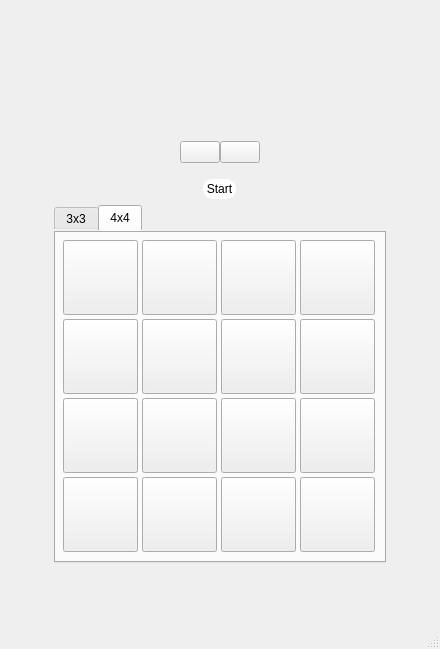
<?xml version="1.0" encoding="UTF-8"?>
<ui version="4.0">
 <class>MainWindow</class>
 <widget class="QMainWindow" name="MainWindow">
  <property name="enabled">
   <bool>true</bool>
  </property>
  <property name="geometry">
   <rect>
    <x>0</x>
    <y>0</y>
    <width>440</width>
    <height>649</height>
   </rect>
  </property>
  <property name="windowTitle">
   <string>MainWindow</string>
  </property>
  <property name="windowIcon">
   <iconset resource="res.qrc">
    <normaloff>:/res/stocks/LOGO.png</normaloff>:/res/stocks/LOGO.png</iconset>
  </property>
  <property name="styleSheet">
   <string notr="true"/>
  </property>
  <property name="toolButtonStyle">
   <enum>Qt::ToolButtonIconOnly</enum>
  </property>
  <property name="animated">
   <bool>true</bool>
  </property>
  <property name="documentMode">
   <bool>false</bool>
  </property>
  <property name="dockNestingEnabled">
   <bool>false</bool>
  </property>
  <property name="unifiedTitleAndToolBarOnMac">
   <bool>false</bool>
  </property>
  <widget class="QWidget" name="centralwidget">
   <layout class="QVBoxLayout" name="verticalLayout_2">
    <item>
     <widget class="QWidget" name="widget" native="true">
      <layout class="QVBoxLayout" name="verticalLayout">
       <item>
        <layout class="QVBoxLayout" name="verticalLayout_5">
         <item>
          <spacer name="verticalSpacer_5">
           <property name="orientation">
            <enum>Qt::Vertical</enum>
           </property>
           <property name="sizeType">
            <enum>QSizePolicy::Expanding</enum>
           </property>
           <property name="sizeHint" stdset="0">
            <size>
             <width>20</width>
             <height>40</height>
            </size>
           </property>
          </spacer>
         </item>
         <item alignment="Qt::AlignHCenter">
          <widget class="QLabel" name="titleLbl">
           <property name="sizePolicy">
            <sizepolicy hsizetype="Maximum" vsizetype="Maximum">
             <horstretch>0</horstretch>
             <verstretch>0</verstretch>
            </sizepolicy>
           </property>
           <property name="maximumSize">
            <size>
             <width>141</width>
             <height>30</height>
            </size>
           </property>
           <property name="font">
            <font>
             <pointsize>28</pointsize>
            </font>
           </property>
           <property name="autoFillBackground">
            <bool>true</bool>
           </property>
           <property name="text">
            <string/>
           </property>
           <property name="textFormat">
            <enum>Qt::AutoText</enum>
           </property>
           <property name="pixmap">
            <pixmap resource="res.qrc">:/res/stocks/title.png</pixmap>
           </property>
           <property name="scaledContents">
            <bool>true</bool>
           </property>
           <property name="wordWrap">
            <bool>false</bool>
           </property>
           <property name="textInteractionFlags">
            <set>Qt::LinksAccessibleByMouse</set>
           </property>
          </widget>
         </item>
         <item>
          <spacer name="verticalSpacer">
           <property name="orientation">
            <enum>Qt::Vertical</enum>
           </property>
           <property name="sizeType">
            <enum>QSizePolicy::Maximum</enum>
           </property>
           <property name="sizeHint" stdset="0">
            <size>
             <width>20</width>
             <height>40</height>
            </size>
           </property>
          </spacer>
         </item>
         <item>
          <layout class="QHBoxLayout" name="horizontalLayout_3">
           <property name="spacing">
            <number>0</number>
           </property>
           <property name="sizeConstraint">
            <enum>QLayout::SetFixedSize</enum>
           </property>
           <item>
            <spacer name="horizontalSpacer">
             <property name="orientation">
              <enum>Qt::Horizontal</enum>
             </property>
             <property name="sizeHint" stdset="0">
              <size>
               <width>40</width>
               <height>20</height>
              </size>
             </property>
            </spacer>
           </item>
           <item>
            <widget class="QLabel" name="XLbl">
             <property name="sizePolicy">
              <sizepolicy hsizetype="Maximum" vsizetype="Maximum">
               <horstretch>0</horstretch>
               <verstretch>0</verstretch>
              </sizepolicy>
             </property>
             <property name="maximumSize">
              <size>
               <width>25</width>
               <height>25</height>
              </size>
             </property>
             <property name="text">
              <string/>
             </property>
             <property name="pixmap">
              <pixmap resource="res.qrc">:/res/stocks/X_small.png</pixmap>
             </property>
             <property name="scaledContents">
              <bool>true</bool>
             </property>
            </widget>
           </item>
           <item>
            <spacer name="horizontalSpacer_6">
             <property name="orientation">
              <enum>Qt::Horizontal</enum>
             </property>
             <property name="sizeType">
              <enum>QSizePolicy::Maximum</enum>
             </property>
             <property name="sizeHint" stdset="0">
              <size>
               <width>5</width>
               <height>12</height>
              </size>
             </property>
            </spacer>
           </item>
           <item>
            <widget class="QPushButton" name="XButton">
             <property name="text">
              <string/>
             </property>
             <property name="autoDefault">
              <bool>true</bool>
             </property>
            </widget>
           </item>
           <item>
            <widget class="QPushButton" name="OButton">
             <property name="sizePolicy">
              <sizepolicy hsizetype="Minimum" vsizetype="Maximum">
               <horstretch>0</horstretch>
               <verstretch>0</verstretch>
              </sizepolicy>
             </property>
             <property name="text">
              <string/>
             </property>
             <property name="autoDefault">
              <bool>true</bool>
             </property>
             <property name="flat">
              <bool>false</bool>
             </property>
            </widget>
           </item>
           <item>
            <spacer name="horizontalSpacer_5">
             <property name="orientation">
              <enum>Qt::Horizontal</enum>
             </property>
             <property name="sizeType">
              <enum>QSizePolicy::Maximum</enum>
             </property>
             <property name="sizeHint" stdset="0">
              <size>
               <width>5</width>
               <height>12</height>
              </size>
             </property>
            </spacer>
           </item>
           <item>
            <widget class="QLabel" name="OLbl">
             <property name="sizePolicy">
              <sizepolicy hsizetype="Maximum" vsizetype="Maximum">
               <horstretch>0</horstretch>
               <verstretch>0</verstretch>
              </sizepolicy>
             </property>
             <property name="maximumSize">
              <size>
               <width>25</width>
               <height>25</height>
              </size>
             </property>
             <property name="text">
              <string/>
             </property>
             <property name="pixmap">
              <pixmap resource="res.qrc">:/res/stocks/О_small.png</pixmap>
             </property>
             <property name="scaledContents">
              <bool>true</bool>
             </property>
            </widget>
           </item>
           <item>
            <spacer name="horizontalSpacer_2">
             <property name="orientation">
              <enum>Qt::Horizontal</enum>
             </property>
             <property name="sizeHint" stdset="0">
              <size>
               <width>40</width>
               <height>20</height>
              </size>
             </property>
            </spacer>
           </item>
          </layout>
         </item>
         <item>
          <spacer name="verticalSpacer_3">
           <property name="orientation">
            <enum>Qt::Vertical</enum>
           </property>
           <property name="sizeType">
            <enum>QSizePolicy::Fixed</enum>
           </property>
           <property name="sizeHint" stdset="0">
            <size>
             <width>20</width>
             <height>10</height>
            </size>
           </property>
          </spacer>
         </item>
         <item alignment="Qt::AlignHCenter">
          <widget class="QPushButton" name="startBtn">
           <property name="sizePolicy">
            <sizepolicy hsizetype="Fixed" vsizetype="Fixed">
             <horstretch>0</horstretch>
             <verstretch>0</verstretch>
            </sizepolicy>
           </property>
           <property name="maximumSize">
            <size>
             <width>100</width>
             <height>22</height>
            </size>
           </property>
           <property name="styleSheet">
            <string notr="true">QPushButton {
    background-color: white;
    border-style: outset;
    border-width: 0px;
    border-radius: 10px;
    border-color: beige;
    min-width: 4.5em;
    padding: 3px;
	font-family:  'Myriad Pro';
	font-size: 16;
}

QPushButton:pressed {
    background-color: rgb(176, 176, 176);
    border-style: inset;
}

QPushButton:hover:!pressed {
    background-color: rgb(209, 209, 209);
    border-style: inset;
}

</string>
           </property>
           <property name="text">
            <string>Start</string>
           </property>
           <property name="iconSize">
            <size>
             <width>100</width>
             <height>40</height>
            </size>
           </property>
           <property name="checkable">
            <bool>true</bool>
           </property>
           <property name="autoRepeat">
            <bool>false</bool>
           </property>
           <property name="autoDefault">
            <bool>true</bool>
           </property>
           <property name="default">
            <bool>false</bool>
           </property>
           <property name="flat">
            <bool>false</bool>
           </property>
          </widget>
         </item>
         <item>
          <layout class="QVBoxLayout" name="verticalLayout_3">
           <item alignment="Qt::AlignHCenter">
            <widget class="QTabWidget" name="tabWidget">
             <property name="sizePolicy">
              <sizepolicy hsizetype="Fixed" vsizetype="Fixed">
               <horstretch>0</horstretch>
               <verstretch>0</verstretch>
              </sizepolicy>
             </property>
             <property name="styleSheet">
              <string notr="true">QTabWidget {
	border-style: none;
	font-family:  'Myriad Pro';
	font-size: 16;

}</string>
             </property>
             <property name="currentIndex">
              <number>1</number>
             </property>
             <property name="usesScrollButtons">
              <bool>false</bool>
             </property>
             <widget class="QWidget" name="Game">
              <property name="maximumSize">
               <size>
                <width>500</width>
                <height>350</height>
               </size>
              </property>
              <attribute name="title">
               <string>3x3</string>
              </attribute>
              <layout class="QGridLayout" name="gridLayout">
               <property name="sizeConstraint">
                <enum>QLayout::SetDefaultConstraint</enum>
               </property>
               <property name="spacing">
                <number>5</number>
               </property>
               <item row="0" column="0">
                <widget class="QPushButton" name="field_0_0">
                 <property name="enabled">
                  <bool>true</bool>
                 </property>
                 <property name="sizePolicy">
                  <sizepolicy hsizetype="Fixed" vsizetype="Fixed">
                   <horstretch>0</horstretch>
                   <verstretch>0</verstretch>
                  </sizepolicy>
                 </property>
                 <property name="minimumSize">
                  <size>
                   <width>100</width>
                   <height>100</height>
                  </size>
                 </property>
                 <property name="autoFillBackground">
                  <bool>true</bool>
                 </property>
                 <property name="text">
                  <string/>
                 </property>
                </widget>
               </item>
               <item row="1" column="1">
                <widget class="QPushButton" name="field_1_1">
                 <property name="enabled">
                  <bool>true</bool>
                 </property>
                 <property name="sizePolicy">
                  <sizepolicy hsizetype="Fixed" vsizetype="Fixed">
                   <horstretch>0</horstretch>
                   <verstretch>0</verstretch>
                  </sizepolicy>
                 </property>
                 <property name="minimumSize">
                  <size>
                   <width>100</width>
                   <height>100</height>
                  </size>
                 </property>
                 <property name="autoFillBackground">
                  <bool>true</bool>
                 </property>
                 <property name="text">
                  <string/>
                 </property>
                </widget>
               </item>
               <item row="1" column="0">
                <widget class="QPushButton" name="field_1_0">
                 <property name="enabled">
                  <bool>true</bool>
                 </property>
                 <property name="sizePolicy">
                  <sizepolicy hsizetype="Fixed" vsizetype="Fixed">
                   <horstretch>0</horstretch>
                   <verstretch>0</verstretch>
                  </sizepolicy>
                 </property>
                 <property name="minimumSize">
                  <size>
                   <width>100</width>
                   <height>100</height>
                  </size>
                 </property>
                 <property name="autoFillBackground">
                  <bool>true</bool>
                 </property>
                 <property name="text">
                  <string/>
                 </property>
                </widget>
               </item>
               <item row="2" column="1">
                <widget class="QPushButton" name="field_2_1">
                 <property name="enabled">
                  <bool>true</bool>
                 </property>
                 <property name="sizePolicy">
                  <sizepolicy hsizetype="Fixed" vsizetype="Fixed">
                   <horstretch>0</horstretch>
                   <verstretch>0</verstretch>
                  </sizepolicy>
                 </property>
                 <property name="minimumSize">
                  <size>
                   <width>100</width>
                   <height>100</height>
                  </size>
                 </property>
                 <property name="autoFillBackground">
                  <bool>true</bool>
                 </property>
                 <property name="text">
                  <string/>
                 </property>
                </widget>
               </item>
               <item row="2" column="0">
                <widget class="QPushButton" name="field_2_0">
                 <property name="enabled">
                  <bool>true</bool>
                 </property>
                 <property name="sizePolicy">
                  <sizepolicy hsizetype="Fixed" vsizetype="Fixed">
                   <horstretch>0</horstretch>
                   <verstretch>0</verstretch>
                  </sizepolicy>
                 </property>
                 <property name="minimumSize">
                  <size>
                   <width>100</width>
                   <height>100</height>
                  </size>
                 </property>
                 <property name="autoFillBackground">
                  <bool>true</bool>
                 </property>
                 <property name="text">
                  <string/>
                 </property>
                </widget>
               </item>
               <item row="1" column="2">
                <widget class="QPushButton" name="field_1_2">
                 <property name="enabled">
                  <bool>true</bool>
                 </property>
                 <property name="sizePolicy">
                  <sizepolicy hsizetype="Fixed" vsizetype="Fixed">
                   <horstretch>0</horstretch>
                   <verstretch>0</verstretch>
                  </sizepolicy>
                 </property>
                 <property name="minimumSize">
                  <size>
                   <width>100</width>
                   <height>100</height>
                  </size>
                 </property>
                 <property name="autoFillBackground">
                  <bool>true</bool>
                 </property>
                 <property name="text">
                  <string/>
                 </property>
                </widget>
               </item>
               <item row="2" column="2">
                <widget class="QPushButton" name="field_2_2">
                 <property name="enabled">
                  <bool>true</bool>
                 </property>
                 <property name="sizePolicy">
                  <sizepolicy hsizetype="Fixed" vsizetype="Fixed">
                   <horstretch>0</horstretch>
                   <verstretch>0</verstretch>
                  </sizepolicy>
                 </property>
                 <property name="minimumSize">
                  <size>
                   <width>100</width>
                   <height>100</height>
                  </size>
                 </property>
                 <property name="autoFillBackground">
                  <bool>true</bool>
                 </property>
                 <property name="text">
                  <string/>
                 </property>
                </widget>
               </item>
               <item row="0" column="1">
                <widget class="QPushButton" name="field_0_1">
                 <property name="enabled">
                  <bool>true</bool>
                 </property>
                 <property name="sizePolicy">
                  <sizepolicy hsizetype="Fixed" vsizetype="Fixed">
                   <horstretch>0</horstretch>
                   <verstretch>0</verstretch>
                  </sizepolicy>
                 </property>
                 <property name="minimumSize">
                  <size>
                   <width>100</width>
                   <height>100</height>
                  </size>
                 </property>
                 <property name="autoFillBackground">
                  <bool>true</bool>
                 </property>
                 <property name="text">
                  <string/>
                 </property>
                </widget>
               </item>
               <item row="0" column="2">
                <widget class="QPushButton" name="field_0_2">
                 <property name="enabled">
                  <bool>true</bool>
                 </property>
                 <property name="sizePolicy">
                  <sizepolicy hsizetype="Fixed" vsizetype="Fixed">
                   <horstretch>0</horstretch>
                   <verstretch>0</verstretch>
                  </sizepolicy>
                 </property>
                 <property name="minimumSize">
                  <size>
                   <width>100</width>
                   <height>100</height>
                  </size>
                 </property>
                 <property name="autoFillBackground">
                  <bool>true</bool>
                 </property>
                 <property name="text">
                  <string/>
                 </property>
                </widget>
               </item>
              </layout>
             </widget>
             <widget class="QWidget" name="About">
              <attribute name="title">
               <string>4x4</string>
              </attribute>
              <layout class="QGridLayout" name="gridLayout_2">
               <property name="leftMargin">
                <number>7</number>
               </property>
               <property name="topMargin">
                <number>7</number>
               </property>
               <property name="rightMargin">
                <number>7</number>
               </property>
               <property name="bottomMargin">
                <number>7</number>
               </property>
               <property name="spacing">
                <number>2</number>
               </property>
               <item row="2" column="0">
                <widget class="QPushButton" name="field_4x4_2_0">
                 <property name="enabled">
                  <bool>true</bool>
                 </property>
                 <property name="sizePolicy">
                  <sizepolicy hsizetype="Fixed" vsizetype="Fixed">
                   <horstretch>0</horstretch>
                   <verstretch>0</verstretch>
                  </sizepolicy>
                 </property>
                 <property name="minimumSize">
                  <size>
                   <width>75</width>
                   <height>75</height>
                  </size>
                 </property>
                 <property name="autoFillBackground">
                  <bool>true</bool>
                 </property>
                 <property name="text">
                  <string/>
                 </property>
                </widget>
               </item>
               <item row="1" column="1">
                <widget class="QPushButton" name="field_4x4_1_1">
                 <property name="enabled">
                  <bool>true</bool>
                 </property>
                 <property name="sizePolicy">
                  <sizepolicy hsizetype="Fixed" vsizetype="Fixed">
                   <horstretch>0</horstretch>
                   <verstretch>0</verstretch>
                  </sizepolicy>
                 </property>
                 <property name="minimumSize">
                  <size>
                   <width>75</width>
                   <height>75</height>
                  </size>
                 </property>
                 <property name="autoFillBackground">
                  <bool>true</bool>
                 </property>
                 <property name="text">
                  <string/>
                 </property>
                </widget>
               </item>
               <item row="2" column="3">
                <widget class="QPushButton" name="field_4x4_2_3">
                 <property name="enabled">
                  <bool>true</bool>
                 </property>
                 <property name="sizePolicy">
                  <sizepolicy hsizetype="Fixed" vsizetype="Fixed">
                   <horstretch>0</horstretch>
                   <verstretch>0</verstretch>
                  </sizepolicy>
                 </property>
                 <property name="minimumSize">
                  <size>
                   <width>75</width>
                   <height>75</height>
                  </size>
                 </property>
                 <property name="autoFillBackground">
                  <bool>true</bool>
                 </property>
                 <property name="text">
                  <string/>
                 </property>
                </widget>
               </item>
               <item row="2" column="2">
                <widget class="QPushButton" name="field_4x4_2_2">
                 <property name="enabled">
                  <bool>true</bool>
                 </property>
                 <property name="sizePolicy">
                  <sizepolicy hsizetype="Fixed" vsizetype="Fixed">
                   <horstretch>0</horstretch>
                   <verstretch>0</verstretch>
                  </sizepolicy>
                 </property>
                 <property name="minimumSize">
                  <size>
                   <width>75</width>
                   <height>75</height>
                  </size>
                 </property>
                 <property name="autoFillBackground">
                  <bool>true</bool>
                 </property>
                 <property name="text">
                  <string/>
                 </property>
                </widget>
               </item>
               <item row="0" column="1">
                <widget class="QPushButton" name="field_4x4_0_1">
                 <property name="enabled">
                  <bool>true</bool>
                 </property>
                 <property name="sizePolicy">
                  <sizepolicy hsizetype="Fixed" vsizetype="Fixed">
                   <horstretch>0</horstretch>
                   <verstretch>0</verstretch>
                  </sizepolicy>
                 </property>
                 <property name="minimumSize">
                  <size>
                   <width>75</width>
                   <height>75</height>
                  </size>
                 </property>
                 <property name="autoFillBackground">
                  <bool>true</bool>
                 </property>
                 <property name="text">
                  <string/>
                 </property>
                </widget>
               </item>
               <item row="2" column="1">
                <widget class="QPushButton" name="field_4x4_2_1">
                 <property name="enabled">
                  <bool>true</bool>
                 </property>
                 <property name="sizePolicy">
                  <sizepolicy hsizetype="Fixed" vsizetype="Fixed">
                   <horstretch>0</horstretch>
                   <verstretch>0</verstretch>
                  </sizepolicy>
                 </property>
                 <property name="minimumSize">
                  <size>
                   <width>75</width>
                   <height>75</height>
                  </size>
                 </property>
                 <property name="autoFillBackground">
                  <bool>true</bool>
                 </property>
                 <property name="text">
                  <string/>
                 </property>
                </widget>
               </item>
               <item row="0" column="0">
                <widget class="QPushButton" name="field_4x4_0_0">
                 <property name="enabled">
                  <bool>true</bool>
                 </property>
                 <property name="sizePolicy">
                  <sizepolicy hsizetype="Fixed" vsizetype="Fixed">
                   <horstretch>0</horstretch>
                   <verstretch>0</verstretch>
                  </sizepolicy>
                 </property>
                 <property name="minimumSize">
                  <size>
                   <width>75</width>
                   <height>75</height>
                  </size>
                 </property>
                 <property name="autoFillBackground">
                  <bool>true</bool>
                 </property>
                 <property name="text">
                  <string/>
                 </property>
                </widget>
               </item>
               <item row="1" column="2">
                <widget class="QPushButton" name="field_4x4_1_2">
                 <property name="enabled">
                  <bool>true</bool>
                 </property>
                 <property name="sizePolicy">
                  <sizepolicy hsizetype="Fixed" vsizetype="Fixed">
                   <horstretch>0</horstretch>
                   <verstretch>0</verstretch>
                  </sizepolicy>
                 </property>
                 <property name="minimumSize">
                  <size>
                   <width>75</width>
                   <height>75</height>
                  </size>
                 </property>
                 <property name="autoFillBackground">
                  <bool>true</bool>
                 </property>
                 <property name="text">
                  <string/>
                 </property>
                </widget>
               </item>
               <item row="0" column="2">
                <widget class="QPushButton" name="field_4x4_0_2">
                 <property name="enabled">
                  <bool>true</bool>
                 </property>
                 <property name="sizePolicy">
                  <sizepolicy hsizetype="Fixed" vsizetype="Fixed">
                   <horstretch>0</horstretch>
                   <verstretch>0</verstretch>
                  </sizepolicy>
                 </property>
                 <property name="minimumSize">
                  <size>
                   <width>75</width>
                   <height>75</height>
                  </size>
                 </property>
                 <property name="autoFillBackground">
                  <bool>true</bool>
                 </property>
                 <property name="text">
                  <string/>
                 </property>
                </widget>
               </item>
               <item row="0" column="3">
                <widget class="QPushButton" name="field_4x4_0_3">
                 <property name="enabled">
                  <bool>true</bool>
                 </property>
                 <property name="sizePolicy">
                  <sizepolicy hsizetype="Fixed" vsizetype="Fixed">
                   <horstretch>0</horstretch>
                   <verstretch>0</verstretch>
                  </sizepolicy>
                 </property>
                 <property name="minimumSize">
                  <size>
                   <width>75</width>
                   <height>75</height>
                  </size>
                 </property>
                 <property name="autoFillBackground">
                  <bool>true</bool>
                 </property>
                 <property name="text">
                  <string/>
                 </property>
                </widget>
               </item>
               <item row="1" column="3">
                <widget class="QPushButton" name="field_4x4_1_3">
                 <property name="enabled">
                  <bool>true</bool>
                 </property>
                 <property name="sizePolicy">
                  <sizepolicy hsizetype="Fixed" vsizetype="Fixed">
                   <horstretch>0</horstretch>
                   <verstretch>0</verstretch>
                  </sizepolicy>
                 </property>
                 <property name="minimumSize">
                  <size>
                   <width>75</width>
                   <height>75</height>
                  </size>
                 </property>
                 <property name="autoFillBackground">
                  <bool>true</bool>
                 </property>
                 <property name="text">
                  <string/>
                 </property>
                </widget>
               </item>
               <item row="3" column="0">
                <widget class="QPushButton" name="field_4x4_3_0">
                 <property name="enabled">
                  <bool>true</bool>
                 </property>
                 <property name="sizePolicy">
                  <sizepolicy hsizetype="Fixed" vsizetype="Fixed">
                   <horstretch>0</horstretch>
                   <verstretch>0</verstretch>
                  </sizepolicy>
                 </property>
                 <property name="minimumSize">
                  <size>
                   <width>75</width>
                   <height>75</height>
                  </size>
                 </property>
                 <property name="autoFillBackground">
                  <bool>true</bool>
                 </property>
                 <property name="text">
                  <string/>
                 </property>
                </widget>
               </item>
               <item row="3" column="1">
                <widget class="QPushButton" name="field_4x4_3_1">
                 <property name="enabled">
                  <bool>true</bool>
                 </property>
                 <property name="sizePolicy">
                  <sizepolicy hsizetype="Fixed" vsizetype="Fixed">
                   <horstretch>0</horstretch>
                   <verstretch>0</verstretch>
                  </sizepolicy>
                 </property>
                 <property name="minimumSize">
                  <size>
                   <width>75</width>
                   <height>75</height>
                  </size>
                 </property>
                 <property name="autoFillBackground">
                  <bool>true</bool>
                 </property>
                 <property name="text">
                  <string/>
                 </property>
                </widget>
               </item>
               <item row="3" column="2">
                <widget class="QPushButton" name="field_4x4_3_2">
                 <property name="enabled">
                  <bool>true</bool>
                 </property>
                 <property name="sizePolicy">
                  <sizepolicy hsizetype="Fixed" vsizetype="Fixed">
                   <horstretch>0</horstretch>
                   <verstretch>0</verstretch>
                  </sizepolicy>
                 </property>
                 <property name="minimumSize">
                  <size>
                   <width>75</width>
                   <height>75</height>
                  </size>
                 </property>
                 <property name="autoFillBackground">
                  <bool>true</bool>
                 </property>
                 <property name="text">
                  <string/>
                 </property>
                </widget>
               </item>
               <item row="3" column="3">
                <widget class="QPushButton" name="field_4x4_3_3">
                 <property name="enabled">
                  <bool>true</bool>
                 </property>
                 <property name="sizePolicy">
                  <sizepolicy hsizetype="Fixed" vsizetype="Fixed">
                   <horstretch>0</horstretch>
                   <verstretch>0</verstretch>
                  </sizepolicy>
                 </property>
                 <property name="minimumSize">
                  <size>
                   <width>75</width>
                   <height>75</height>
                  </size>
                 </property>
                 <property name="autoFillBackground">
                  <bool>true</bool>
                 </property>
                 <property name="text">
                  <string/>
                 </property>
                </widget>
               </item>
               <item row="1" column="0">
                <widget class="QPushButton" name="field_4x4_1_0">
                 <property name="enabled">
                  <bool>true</bool>
                 </property>
                 <property name="sizePolicy">
                  <sizepolicy hsizetype="Fixed" vsizetype="Fixed">
                   <horstretch>0</horstretch>
                   <verstretch>0</verstretch>
                  </sizepolicy>
                 </property>
                 <property name="minimumSize">
                  <size>
                   <width>75</width>
                   <height>75</height>
                  </size>
                 </property>
                 <property name="autoFillBackground">
                  <bool>true</bool>
                 </property>
                 <property name="text">
                  <string/>
                 </property>
                </widget>
               </item>
              </layout>
             </widget>
            </widget>
           </item>
          </layout>
         </item>
         <item>
          <spacer name="verticalSpacer_2">
           <property name="orientation">
            <enum>Qt::Vertical</enum>
           </property>
           <property name="sizeHint" stdset="0">
            <size>
             <width>20</width>
             <height>20</height>
            </size>
           </property>
          </spacer>
         </item>
        </layout>
       </item>
      </layout>
     </widget>
    </item>
   </layout>
  </widget>
  <widget class="QMenuBar" name="menubar">
   <property name="geometry">
    <rect>
     <x>0</x>
     <y>0</y>
     <width>440</width>
     <height>22</height>
    </rect>
   </property>
  </widget>
  <widget class="QStatusBar" name="statusbar"/>
 </widget>
 <resources>
  <include location="res.qrc"/>
 </resources>
 <connections/>
</ui>
